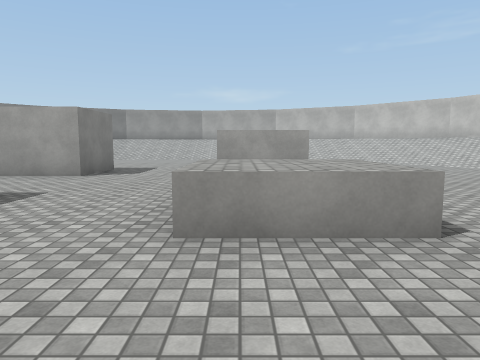
view 1 (above)

16 first-person views from a walk through a scene from a Unity 3-D project. The camera is 1.4 m above the floor, tilts 6° down and sees 70° across. The floor is counted in squares, 2 m on a side. Each view is taken from the middle of a square. On the plan, view 1 faces up. The plan holds only what a view shows up to about 11 squares ahead; the rest is blank. Surface patterns are stand-ins for the level's own textures.

view 2
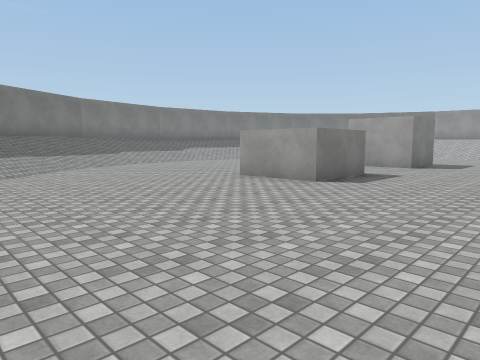

view 3
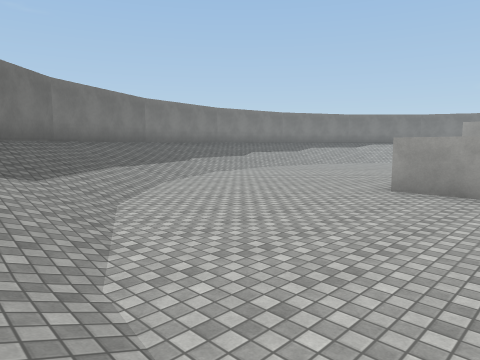

view 4
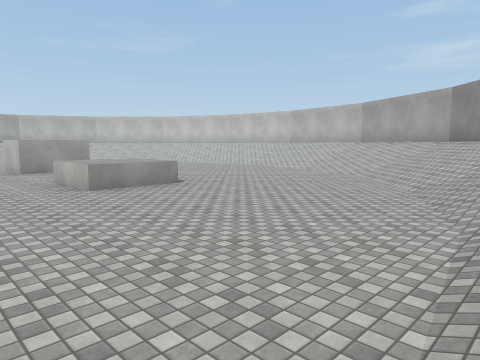

view 5
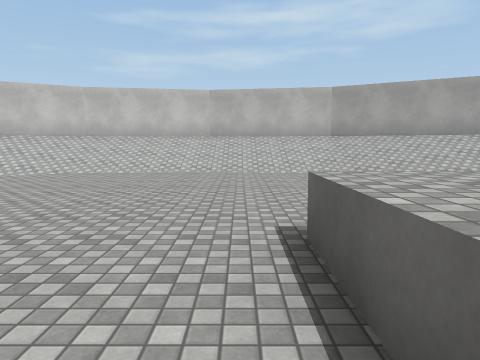

view 6
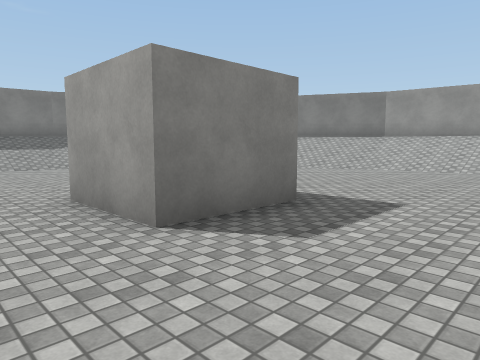

view 7
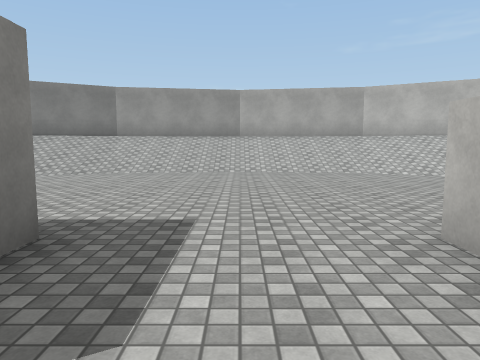

view 8
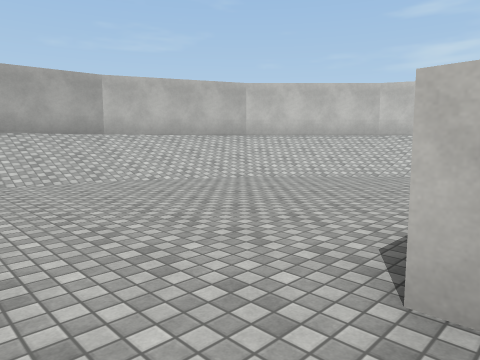

view 9
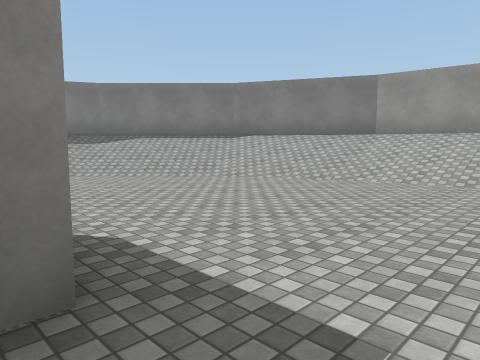

view 10
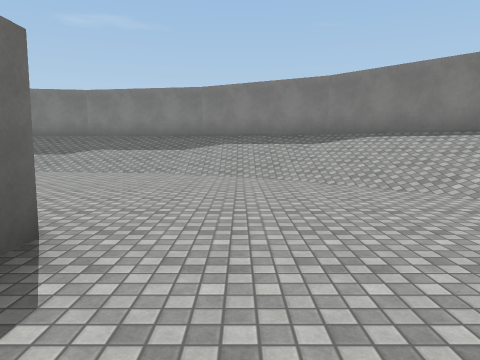

view 11
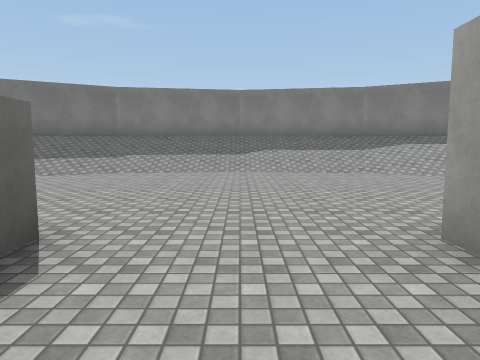

view 12
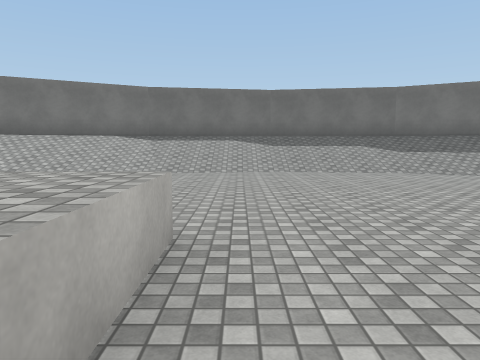

view 13
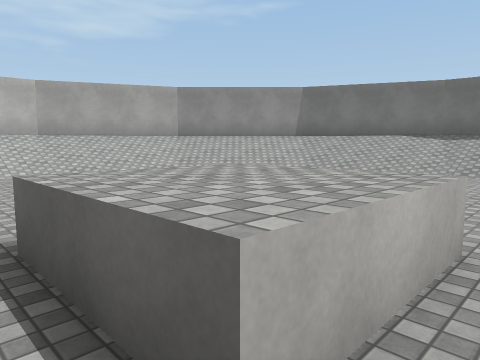

view 14
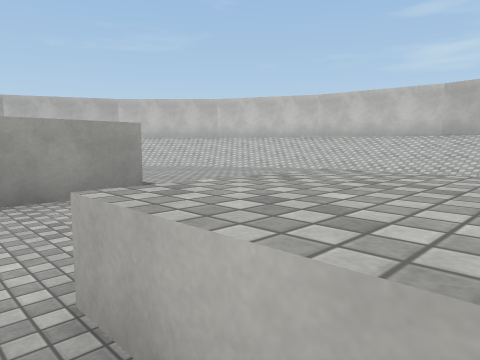

view 15
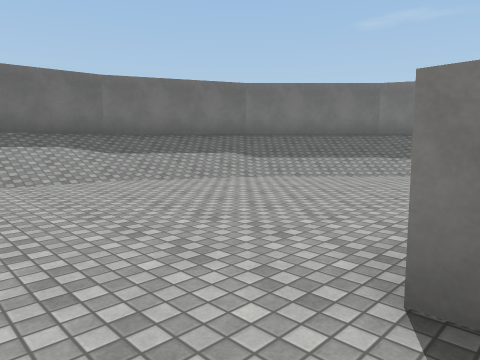

view 16
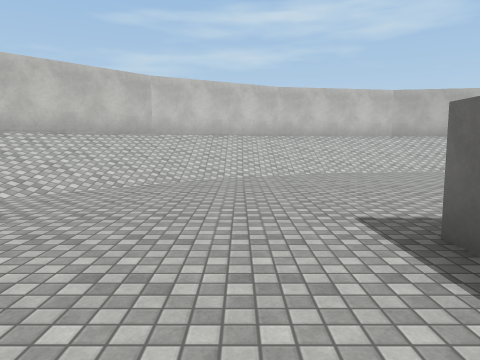

### Floor plan
Key: @ floor where view 1 was taken; # wall or solid block; . floor; / step, stairs or slope; ^ raised ledge.
Columns run from 14 left of view 1 to 11 right of it. Each row starts with its distance up from view 1.
 19           ##
 18        ####///####
 17      ###/////////###
 16    ###/////////////###
 15   ##/////......./////##
 14   #////...........////##
 13  ##///.............////#
 12  #///...............///#
 11 ##//.................//##
 10 #///.................///#
  9 #//......##...##......//#
  8 #//......##...##......//##
  7 ///...................///#
  6 ///...................///#
  5 ///...................///#
  4 #//......##...^^......//##
  3 #//......##...^^......//#
  2 #///.................///#
  1 ##//.................//##
  0  #///.........@.....///#
 -1  ##///.............////#
 -2   #////...........////##
 -3   ##/////......./////##
 -4    ##///////////////##
 -5     ####/////////####
 -6        ####///####

Positions as (right, up) in squares from view 1, and headings:
1: (0, 0), facing up
2: (0, -3), facing up-left
3: (-3, -4), facing up-left
4: (-3, -4), facing up-right
5: (-1, 5), facing right
6: (-1, 6), facing up-left
7: (-2, 7), facing up
8: (-2, 9), facing up-right
9: (-2, 9), facing up-left
10: (-3, 11), facing left
11: (-3, 6), facing left
12: (-1, 5), facing down
13: (-1, 5), facing down-right
14: (-1, 3), facing up-right
15: (-2, 3), facing down-left
16: (-1, 11), facing right
